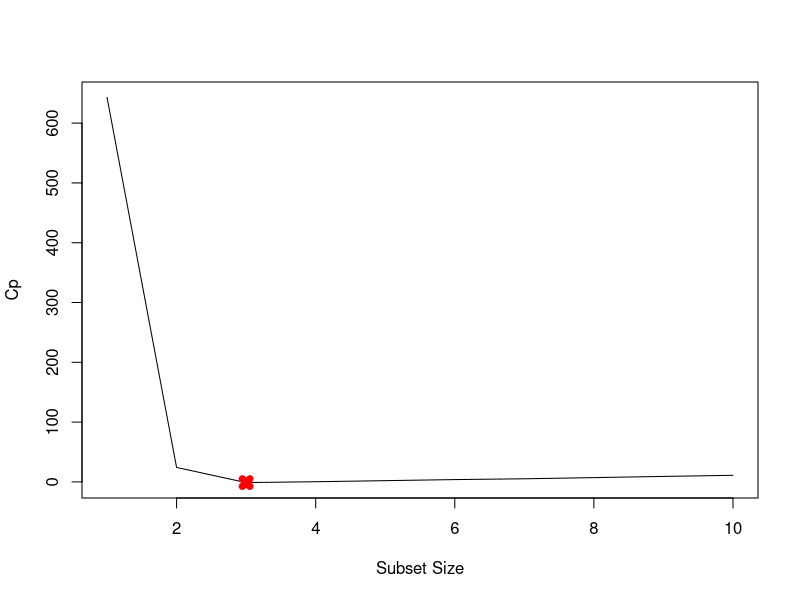
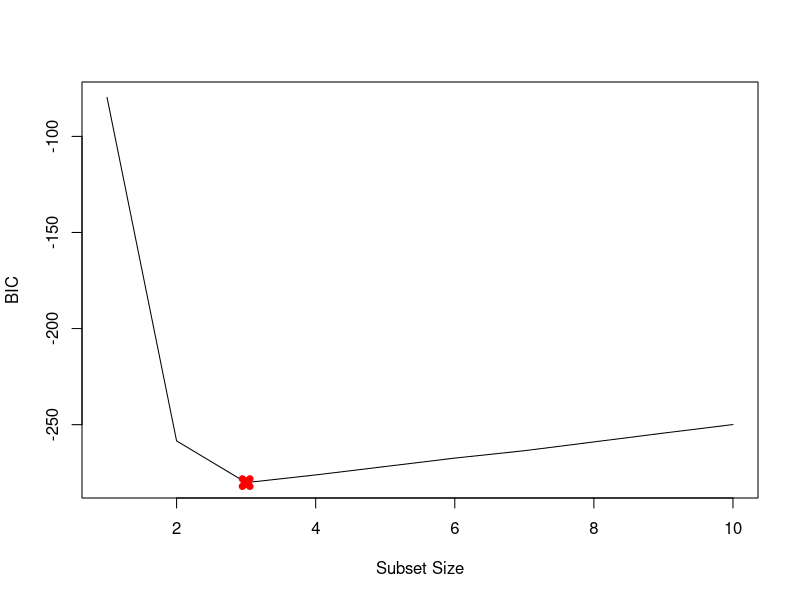
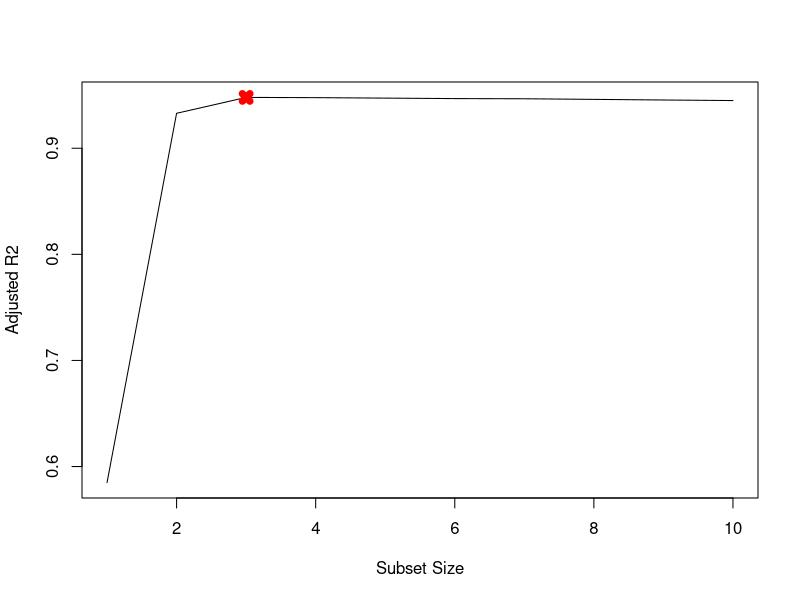
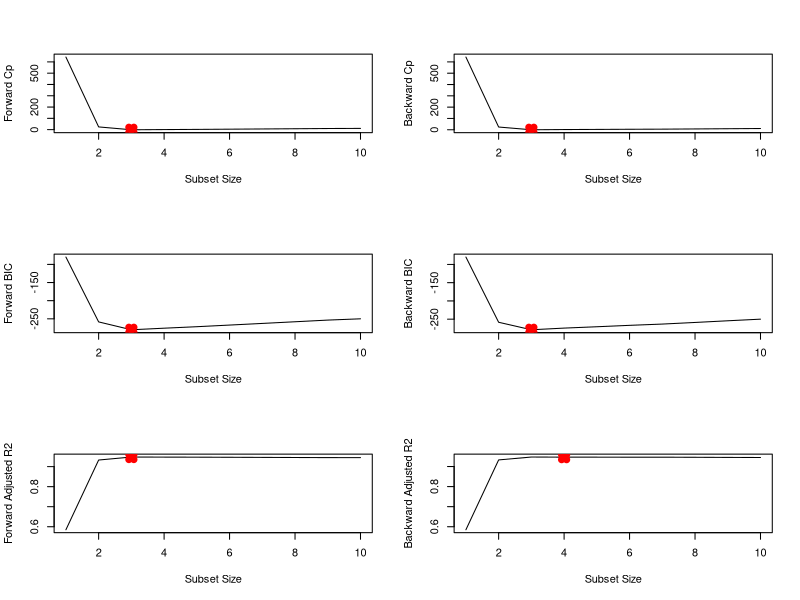
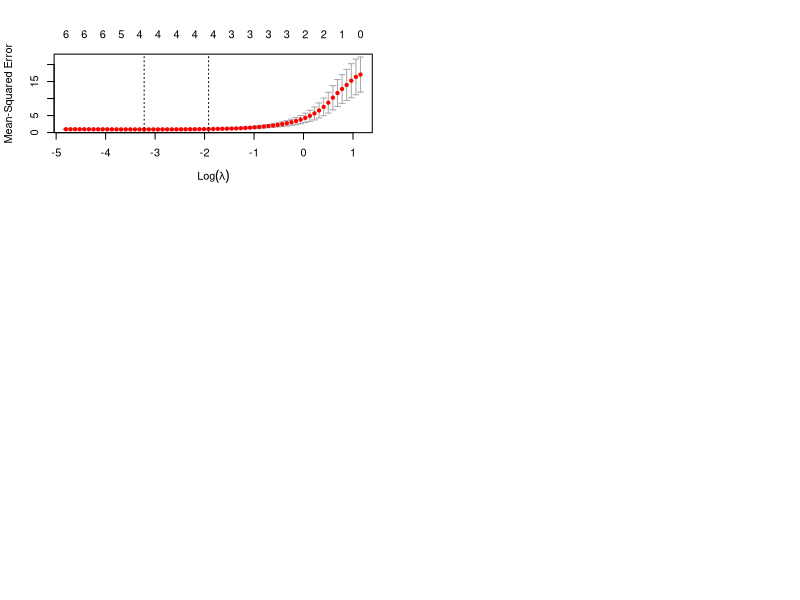

Here is the R script that generated these plots, in order:
## ---- chunk 1
set.seed(1)
X = rnorm(100)
eps = rnorm(100)
## ---- chunk 2
beta0 = 3
beta1 = 2
beta2 = -3
beta3 = 0.3
Y = beta0 + beta1 * X + beta2 * X^2 + beta3 * X^3 + eps
## ---- chunk 3
library(leaps)
data.full = data.frame("y" = Y, "x" = X)
mod.full = regsubsets(y~poly(x, 10, raw=T), data=data.full, nvmax=10)
mod.summary = summary(mod.full)

# Find the model size for best cp, BIC and adjr2
which.min(mod.summary$cp)
which.min(mod.summary$bic)
which.max(mod.summary$adjr2)
# Plot cp, BIC and adjr2
plot(mod.summary$cp, xlab="Subset Size", ylab="Cp", pch=20, type="l")
points(3, mod.summary$cp[3], pch=4, col="red", lwd=7)
plot(mod.summary$bic, xlab="Subset Size", ylab="BIC", pch=20, type="l")
points(3, mod.summary$bic[3], pch=4, col="red", lwd=7)
plot(mod.summary$adjr2, xlab="Subset Size", ylab="Adjusted R2", pch=20, type="l")
points(3, mod.summary$adjr2[3], pch=4, col="red", lwd=7)
## ---- chunk 4
coefficients(mod.full, id=3)
## ---- chunk 5
mod.fwd = regsubsets(y~poly(x, 10, raw=T), data=data.full, nvmax=10, method="forward")
mod.bwd = regsubsets(y~poly(x, 10, raw=T), data=data.full, nvmax=10, method="backward")
fwd.summary = summary(mod.fwd)
bwd.summary = summary(mod.bwd)
which.min(fwd.summary$cp)
which.min(bwd.summary$cp)
which.min(fwd.summary$bic)
which.min(bwd.summary$bic)
which.max(fwd.summary$adjr2)
which.max(bwd.summary$adjr2)
# Plot the statistics
par(mfrow=c(3, 2))
plot(fwd.summary$cp, xlab="Subset Size", ylab="Forward Cp", pch=20, type="l")
points(3, fwd.summary$cp[3], pch=4, col="red", lwd=7)
plot(bwd.summary$cp, xlab="Subset Size", ylab="Backward Cp", pch=20, type="l")
points(3, bwd.summary$cp[3], pch=4, col="red", lwd=7)
plot(fwd.summary$bic, xlab="Subset Size", ylab="Forward BIC", pch=20, type="l")
points(3, fwd.summary$bic[3], pch=4, col="red", lwd=7)
plot(bwd.summary$bic, xlab="Subset Size", ylab="Backward BIC", pch=20, type="l")
points(3, bwd.summary$bic[3], pch=4, col="red", lwd=7)
plot(fwd.summary$adjr2, xlab="Subset Size", ylab="Forward Adjusted R2", pch=20, type="l")
points(3, fwd.summary$adjr2[3], pch=4, col="red", lwd=7)
plot(bwd.summary$adjr2, xlab="Subset Size", ylab="Backward Adjusted R2", pch=20, type="l")
points(4, bwd.summary$adjr2[4], pch=4, col="red", lwd=7)
## ---- chunk 6
coefficients(mod.fwd, id=3)
coefficients(mod.bwd, id=3)
coefficients(mod.fwd, id=4)
## ---- chunk 7
library(glmnet)
xmat = model.matrix(y~poly(x, 10, raw=T), data=data.full)[, -1]
mod.lasso = cv.glmnet(xmat, Y, alpha=1)
best.lambda = mod.lasso$lambda.min
best.lambda
plot(mod.lasso)
# Next fit the model on entire data using best lambda
best.model = glmnet(xmat, Y, alpha=1)
predict(best.model, s=best.lambda, type="coefficients")
## ---- chunk 8
beta7 = 7
Y = beta0 + beta7 * X^7 + eps
# Predict using regsubsets
data.full = data.frame("y" = Y, "x" = X)
mod.full = regsubsets(y~poly(x, 10, raw=T), data=data.full, nvmax=10)
mod.summary = summary(mod.full)

# Find the model size for best cp, BIC and adjr2
which.min(mod.summary$cp)
which.min(mod.summary$bic)
which.max(mod.summary$adjr2)
coefficients(mod.full, id=1)
coefficients(mod.full, id=2)
coefficients(mod.full, id=4)
## ---- chunk 9
xmat = model.matrix(y~poly(x, 10, raw=T), data=data.full)[, -1]
mod.lasso = cv.glmnet(xmat, Y, alpha=1)
best.lambda = mod.lasso$lambda.min
best.lambda
best.model = glmnet(xmat, Y, alpha=1)
predict(best.model, s=best.lambda, type="coefficients")
